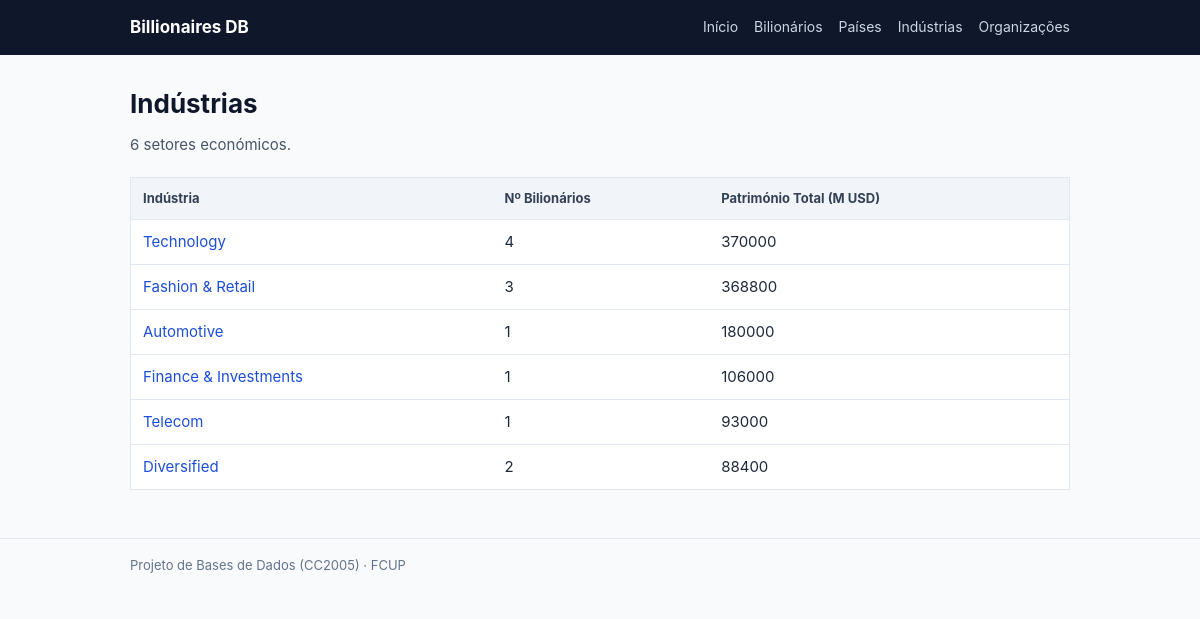
The app's page /industries with its own data.
### tables this page shows
CREATE TABLE industries (
    industry_id INTEGER PRIMARY KEY AUTOINCREMENT,
    name TEXT NOT NULL UNIQUE
);

### app.py (the view)
@APP.route('/industries')
def list_industries():
    industries = db.execute("""
        SELECT i.industry_id, i.name,
               COUNT(b.billionaire_id) AS billionaire_count,
               COALESCE(SUM(b.net_worth_million), 0) AS total_worth
        FROM industries i
        LEFT JOIN billionaires b ON b.industry_id = i.industry_id
        GROUP BY i.industry_id
        ORDER BY total_worth DESC, i.name ASC
    """).fetchall()
    return render_template('industries.html', industries=industries)

### db.py (called while the page is built)
def execute(sql, args=None):
    if 'conn' not in DB:
        connect()
    sql = re.sub(r'\s+', ' ', sql).strip()
    logging.info('SQL: %s | Args: %s', sql, args)
    cursor = DB['conn'].cursor()
    if args is not None:
        return cursor.execute(sql, args)
    return cursor.execute(sql)

### templates/industries.html (shortened to what this page needs)
{% extends 'base.html' %}
{% block content %}
<h1>Indústrias</h1>
<p class="subtitle">{{ industries | length }} setores económicos.</p>
<table>
  <thead>
    <tr>
      <th>Indústria</th>
      <th>Nº Bilionários</th>
      <th>Património Total (M USD)</th>
    </tr>
  </thead>
  <tbody>
    {% for i in industries %}
    <tr>
      <td><a href="/industries/{{ i.industry_id }}">{{ i.name }}</a></td>
      <td>{{ i.billionaire_count }}</td>
      <td>{{ i.total_worth }}</td>
    </tr>
    {% endfor %}
  </tbody>
</table>
{% endblock %}

### static/style.css (style rules this page uses)
* { box-sizing: border-box; }
body { margin: 0; font-family: -apple-system, BlinkMacSystemFont, "Segoe UI", Roboto, Helvetica, Arial, sans-serif; font-size: 15px; line-height: 1.6; color: #1e293b; background: #f8fafc; }
a { color: #1d4ed8; text-decoration: none; }
h1 { margin: 0 0 8px; font-size: 26px; color: #0f172a; }
.subtitle { margin: 0 0 20px; color: #475569; }
table { width: 100%; border-collapse: collapse; background: #ffffff; border: 1px solid #e2e8f0; margin-bottom: 20px; }
th, td { text-align: left; padding: 10px 12px; border-bottom: 1px solid #e2e8f0; }
th { background: #f1f5f9; font-size: 13px; color: #334155; }

### records on screen
industries: name "Technology", billionaire_count "4", total_worth "370000"
industries: name "Fashion & Retail", billionaire_count "3", total_worth "368800"
industries: name "Automotive", billionaire_count "1", total_worth "180000"
industries: name "Finance & Investments", billionaire_count "1", total_worth "106000"
industries: name "Telecom", billionaire_count "1", total_worth "93000"
industries: name "Diversified", billionaire_count "2", total_worth "88400"

### other values on screen
{{ industries | length }} "6"
